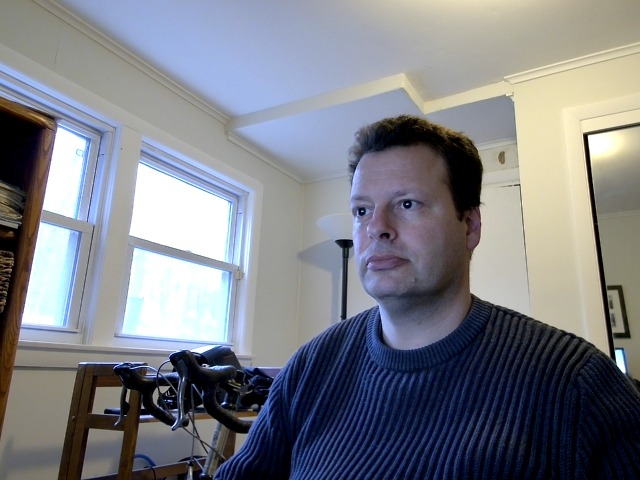
#> input picture backend/uploads/20250324145012_5225cbb7_capture.jpg, 640 x 480 px, given in place of max.jpg, which was not available
$ python detector.py
#> lines starting #> are read from the running program, lines starting #| are printed output that depends on the picture; after the words box and inside, x2 and y2 are one past the last pixel; in counts of white or black regions, pixels touching at a corner belong together; pictures that were not available may be replaced by others from this repository, and a replacement may not be noted
# Local file processing for testing opencv
# I spent way too much time trying to get this to work on WSL2 before realizing I didn't have to.
import cv2

face_cascade = cv2.CascadeClassifier(cv2.data.haarcascades +'haarcascade_frontalface_default.xml')
eye_cascade = cv2.CascadeClassifier(cv2.data.haarcascades +'haarcascade_eye.xml')
smile_cascade = cv2.CascadeClassifier(cv2.data.haarcascades +'haarcascade_smile.xml')

names = {
    'max': 'max',
    'max2': 'max_2x2',
    'eric': 'eric',
    'eric2': 'eric_2x2',
    'mary': 'mary_max',
    'mary2': 'mary_max_2x2',
    'frown': 'frown_orig',
    'frown12': 'frown_1200',
    'neutral': 'neutral_orig',
    'neutral12': 'neutral_1200',
    'smirk': 'smirk_orig',
    'smirk12': 'smirk_1200',
    'teeth': 'teeth_orig',
    'teeth12': 'teeth_1200',
}

name = names.get("max")

path_in = f'../uploads/{name}.jpg'
path_out = f'../uploads/{name}_out.jpg'

image = cv2.imread(path_in)
#> image is the input picture: shape (480, 640, 3); mean B, G, R 135.2, 127.9, 125.7

gray = cv2.cvtColor(image, cv2.COLOR_BGR2GRAY)
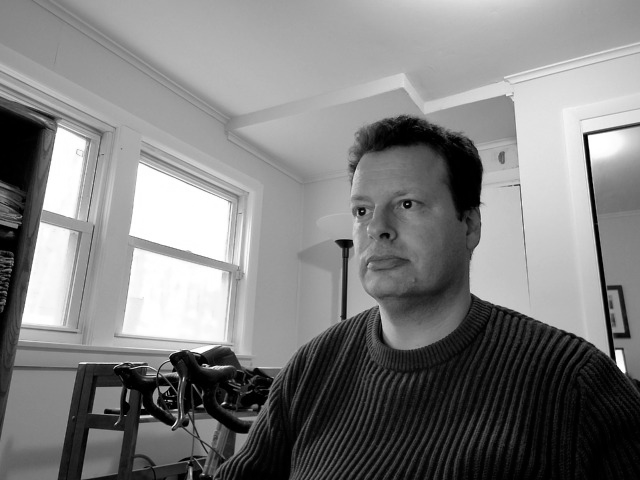
#> gray: shape (480, 640); min 0, max 255, mean 128.1
faces = face_cascade.detectMultiScale(gray, scaleFactor=1.2, minNeighbors=5)
#> faces = [[319, 159, 132, 132]]

for (x, y, w, h) in faces:
    cv2.rectangle(image, (x, y), ((x + w), (y + h)), (0, 255, 0), 2)
    roi_gray = gray[y:y + h, x:x + w]
    roi_color = image[y:y + h, x:x + w]
    smiles = smile_cascade.detectMultiScale(roi_gray, 1.4, 30)

    for (sx, sy, sw, sh) in smiles:
        cv2.rectangle(roi_color, (sx, sy), ((sx + sw), (sy + sh)), (255, 0, 0), 2)
#> this loop made 1 pass
#> pass 1, `roi_gray = gray[y:y + h, x:x + w]`:
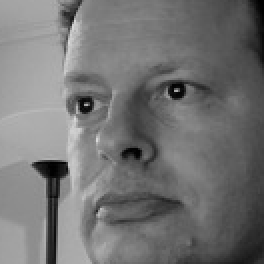
#> roi_gray: shape (132, 132) (shown 2 times larger); min 0, max 217, mean 115.3
#> pass 1, `roi_color = image[y:y + h, x:x + w]`:
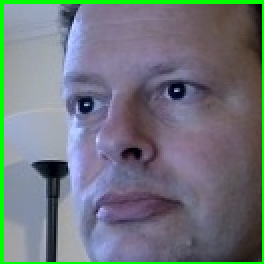
#> roi_color: shape (132, 132, 3) (shown 2 times larger); mean B, G, R 124, 118.2, 111.6
#> after the loop:
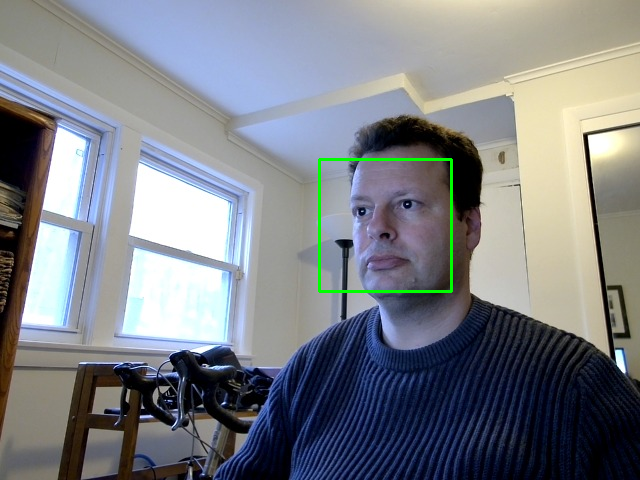
#> image: shape (480, 640, 3); 0.51% of pixels changed, all inside (x1, y1, x2, y2) = (318, 158, 453, 293)

cv2.imwrite(path_out, image)
